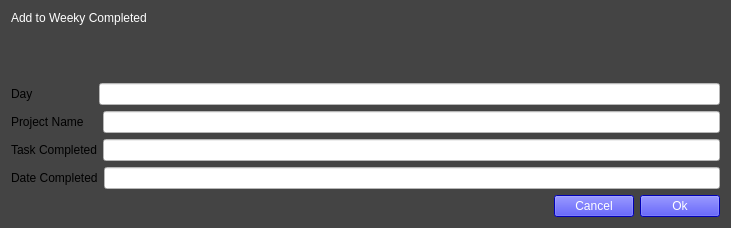
<?xml version="1.0" encoding="UTF-8"?>
<ui version="4.0">
 <class>Form</class>
 <widget class="QWidget" name="Form">
  <property name="geometry">
   <rect>
    <x>0</x>
    <y>0</y>
    <width>731</width>
    <height>228</height>
   </rect>
  </property>
  <property name="windowTitle">
   <string>Form</string>
  </property>
  <property name="styleSheet">
   <string notr="true">background-color: rgb(68, 68, 68);</string>
  </property>
  <layout class="QVBoxLayout" name="verticalLayout">
   <item>
    <widget class="QLabel" name="label">
     <property name="styleSheet">
      <string notr="true">color: rgb(255, 255, 255);
font: 75 12pt &quot;MS Shell Dlg 2&quot;;</string>
     </property>
     <property name="text">
      <string>Add to Weeky Completed</string>
     </property>
     <property name="alignment">
      <set>Qt::AlignLeading|Qt::AlignLeft|Qt::AlignTop</set>
     </property>
    </widget>
   </item>
   <item>
    <spacer name="verticalSpacer_2">
     <property name="orientation">
      <enum>Qt::Vertical</enum>
     </property>
     <property name="sizeHint" stdset="0">
      <size>
       <width>20</width>
       <height>40</height>
      </size>
     </property>
    </spacer>
   </item>
   <item>
    <layout class="QHBoxLayout" name="horizontalLayout_2">
     <item>
      <widget class="QLabel" name="label_2">
       <property name="styleSheet">
        <string notr="true">font: 75 12pt &quot;MS Shell Dlg 2&quot;;</string>
       </property>
       <property name="text">
        <string>Day                  </string>
       </property>
      </widget>
     </item>
     <item>
      <widget class="QLineEdit" name="Day">
       <property name="styleSheet">
        <string notr="true">background-color: rgb(255, 255, 255);
font: 75 12pt &quot;MS Shell Dlg 2&quot;;</string>
       </property>
      </widget>
     </item>
    </layout>
   </item>
   <item>
    <layout class="QHBoxLayout" name="horizontalLayout_3">
     <item>
      <widget class="QLabel" name="label_3">
       <property name="styleSheet">
        <string notr="true">font: 75 12pt &quot;MS Shell Dlg 2&quot;;</string>
       </property>
       <property name="text">
        <string>Project Name    </string>
       </property>
      </widget>
     </item>
     <item>
      <widget class="QLineEdit" name="ProjectName">
       <property name="styleSheet">
        <string notr="true">background-color: rgb(255, 255, 255);
font: 75 12pt &quot;MS Shell Dlg 2&quot;;</string>
       </property>
      </widget>
     </item>
    </layout>
   </item>
   <item>
    <layout class="QHBoxLayout" name="horizontalLayout_4">
     <item>
      <widget class="QLabel" name="label_4">
       <property name="styleSheet">
        <string notr="true">font: 75 12pt &quot;MS Shell Dlg 2&quot;;</string>
       </property>
       <property name="text">
        <string>Task Completed</string>
       </property>
      </widget>
     </item>
     <item>
      <widget class="QLineEdit" name="TaskCompleted">
       <property name="styleSheet">
        <string notr="true">background-color: rgb(255, 255, 255);
font: 75 12pt &quot;MS Shell Dlg 2&quot;;</string>
       </property>
      </widget>
     </item>
    </layout>
   </item>
   <item>
    <layout class="QHBoxLayout" name="horizontalLayout_5">
     <item>
      <widget class="QLabel" name="label_5">
       <property name="styleSheet">
        <string notr="true">font: 75 12pt &quot;MS Shell Dlg 2&quot;;</string>
       </property>
       <property name="text">
        <string>Date Completed</string>
       </property>
      </widget>
     </item>
     <item>
      <widget class="QLineEdit" name="DateCompleted">
       <property name="styleSheet">
        <string notr="true">background-color: rgb(255, 255, 255);
font: 75 12pt &quot;MS Shell Dlg 2&quot;;</string>
       </property>
      </widget>
     </item>
    </layout>
   </item>
   <item>
    <layout class="QHBoxLayout" name="horizontalLayout">
     <item>
      <spacer name="horizontalSpacer">
       <property name="orientation">
        <enum>Qt::Horizontal</enum>
       </property>
       <property name="sizeHint" stdset="0">
        <size>
         <width>40</width>
         <height>20</height>
        </size>
       </property>
      </spacer>
     </item>
     <item alignment="Qt::AlignRight">
      <widget class="QPushButton" name="CancelweeklyCompleted">
       <property name="styleSheet">
        <string notr="true">color: rgb(255, 255, 255);
background-color: rgb(0, 0, 255);
font: 75 12pt &quot;MS Shell Dlg 2&quot;;</string>
       </property>
       <property name="text">
        <string>Cancel</string>
       </property>
      </widget>
     </item>
     <item>
      <widget class="QPushButton" name="AddtoWeeklyCompleted">
       <property name="styleSheet">
        <string notr="true">color: rgb(255, 255, 255);;
background-color: rgb(0, 0, 255);
font: 75 12pt &quot;MS Shell Dlg 2&quot;;</string>
       </property>
       <property name="text">
        <string>Ok</string>
       </property>
      </widget>
     </item>
    </layout>
   </item>
  </layout>
 </widget>
 <resources/>
 <connections/>
</ui>
